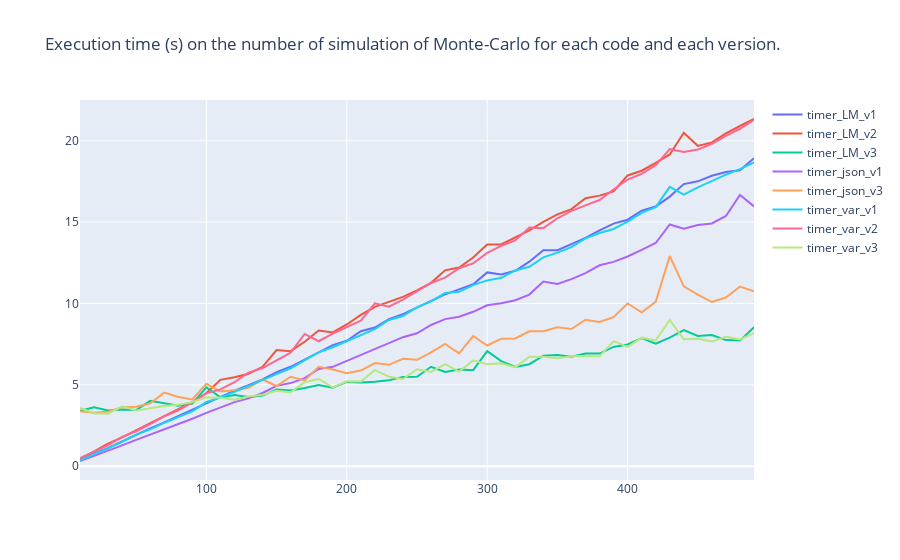

Notebook code cell kept with this figure:
### Code cell
fig = go.Figure()
columns_timer = ['timer_LM_v1','timer_LM_v2','timer_LM_v3','timer_json_v1','timer_json_v3','timer_var_v1','timer_var_v2','timer_var_v3']
for exe in columns_timer : 
    fig.add_trace(go.Scatter(x=df_ite['nb_part'],y=df_ite[exe],name=exe))
fig.update_layout(title_text='Execution time (s) on the number of simulation of Monte-Carlo for each code and each version.')
fig.show()
